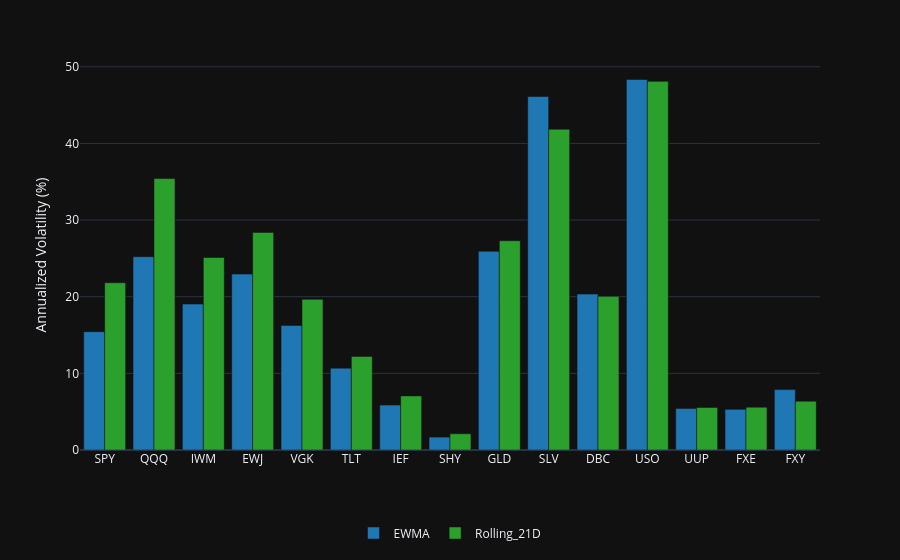

The cell this chart's notebook holds for it:
### Code cell
import plotly.express as px

plot_df = vol_comparison.reset_index().melt(
    id_vars='Date' if 'Date' in vol_comparison.columns else 'index',
    value_vars=['EWMA', 'Rolling_21D'],
    var_name='Method',
    value_name='Annualized Volatility (%)'
)
plot_df = plot_df.rename(columns={'index': 'ETF'})

fig = px.bar(
    plot_df,
    x='ETF',
    y='Annualized Volatility (%)',
    color='Method',
    barmode='group',
    color_discrete_map={'EWMA': '#1f77b4', 'Rolling_21D': '#2ca02c'},
    template='plotly_dark'  # Matches your dark theme preference
)
fig.update_layout(
    xaxis_title='',
    yaxis_title='Annualized Volatility (%)',
    legend=dict(
        orientation='h',
        yanchor='bottom',
        y=-0.25,
        xanchor='center',
        x=0.5,
        title=None
    ),
    bargap=0.15
)
fig.show()

### Figure 1 — Plotly figure (JSON) as saved in the notebook; plotly's stock layout.template omitted (floating-point values rounded to 4 significant figures)
{"data": [{"alignmentgroup": "True", "hovertemplate": "Method=EWMA<br>ETF=%{x}<br>Annualized Volatility (%)=%{y}<extra></extra>", "legendgroup": "EWMA", "marker": {"color": "#1f77b4", "pattern": {"shape": ""}}, "name": "EWMA", "offsetgroup": "EWMA", "orientation": "v", "showlegend": true, "textposition": "auto", "type": "bar", "x": ["SPY", "QQQ", "IWM", "EWJ", "VGK", "TLT", "IEF", "SHY", "GLD", "SLV", "DBC", "USO", "UUP", "FXE", "FXY"], "xaxis": "x", "y": [15.44, 25.23, 19.04, 22.95, 16.25, 10.68, 5.86, 1.685, 25.92, 46.12, 20.34, 48.34, 5.42, 5.309, 7.881], "yaxis": "y"}, {"alignmentgroup": "True", "hovertemplate": "Method=Rolling_21D<br>ETF=%{x}<br>Annualized Volatility (%)=%{y}<extra></extra>", "legendgroup": "Rolling_21D", "marker": {"color": "#2ca02c", "pattern": {"shape": ""}}, "name": "Rolling_21D", "offsetgroup": "Rolling_21D", "orientation": "v", "showlegend": true, "textposition": "auto", "type": "bar", "x": ["SPY", "QQQ", "IWM", "EWJ", "VGK", "TLT", "IEF", "SHY", "GLD", "SLV", "DBC", "USO", "UUP", "FXE", "FXY"], "xaxis": "x", "y": [21.82, 35.41, 25.11, 28.39, 19.66, 12.21, 7.06, 2.121, 27.3, 41.85, 20.04, 48.1, 5.541, 5.587, 6.363], "yaxis": "y"}], "layout": {"bargap": 0.15, "barmode": "group", "legend": {"orientation": "h", "title": {}, "tracegroupgap": 0, "x": 0.5, "xanchor": "center", "y": -0.25, "yanchor": "bottom"}, "margin": {"t": 60}, "xaxis": {"anchor": "y", "domain": [0, 1], "title": {"text": ""}}, "yaxis": {"anchor": "x", "domain": [0, 1], "title": {"text": "Annualized Volatility (%)"}}}}
